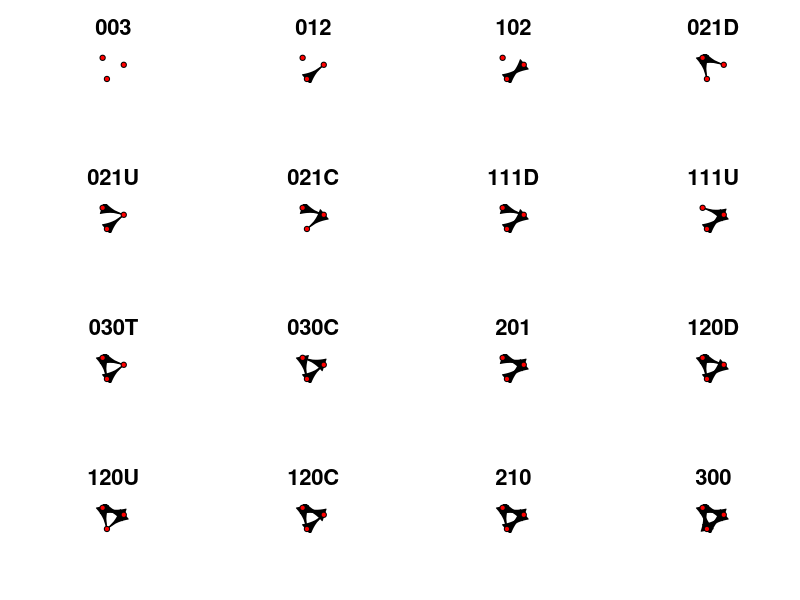

This figure's R source:
#!/usr/bin/Rscript
##
## File:    makeTriadCensusFigure.R
## Author:  Alex Stivala
## Created: August 2020
##
## Make triad census figure by using igraph to plot all 16 isomorphism
## classes of 3 nodes (directed network).
##
## Usage: Rscript makeTriadCensusFigure.R
##
## Writes output file to triad_census_figure.eps in cwd (WARNING: overwrites).
##
##

library(igraph)

## standard ordering of triad census
triadnames <- c('003', '012', '102', '021D', '021U', '021C', '111D',
                '111U', '030T', '030C', '201', '120D', '120U', '120C',
                '210', '300')
stopifnot(length(triadnames) == 16)


## isomorphism classes for 3-node directed networks numbered in igraph 0 to 15
## NB this is NOT the standard ordering of the triad census as used
## in igraph triad.census() for example; had to manually order these
## according to manual inspection of each of the results of
## graph_from_isoorphism_class()
## (used igraph version 1.2.4 in R version 3.5.2).
## So we need to map them to the orering above
map <- c(
  0,  #'003'
  1,  #'012'
  3,  #'102'
  6,  #'021D'
  2,  #'021U'
  4,  #'021C'
  5,  #'111D'
  9,  #'111U'
  7,  #'030T'
  11, #'030C'
  10, #'201'
  8,  #'120D'
  13, #'120U'
  12, #'120C'
  14, #'210'
  15  #'300'
)

stopifnot(length(map) == 16)
stopifnot(length(unique(map)) == 16)

## get layout from a connected graph and save to use same layout for all
set.seed(0)
layout = layout.fruchterman.reingold(graph.full(3))
###layout = layout.gem(graph.full(3))
###layout = layout_nicely(graph.full(3))

postscript("triad_census_figure.eps", horizontal=FALSE)
par(mfrow=c(4,4))
par(cex.main = 2)
for (i in 1:length(triadnames)) {
  print(triadnames[i])
  M <- substr(triadnames[i], 1, 1)
  A <- substr(triadnames[i], 2, 2)
  N <- substr(triadnames[i], 3, 3)
  g <- graph_from_isomorphism_class(size = 3,
                                    number = map[i] , directed = TRUE)
  dyads <- dyad.census(g)
  print(dyads)
  stopifnot(dyads$mut == M)
  stopifnot(dyads$asym == A)
  stopifnot(dyads$null == N)
  plot(g,
       layout = layout,
       main = triadnames[i],
       vertex.label = NA,
       vertex.size = 50,
       edge.color = 'black',
       vertex.color = 'red',
       )
}
dev.off()

